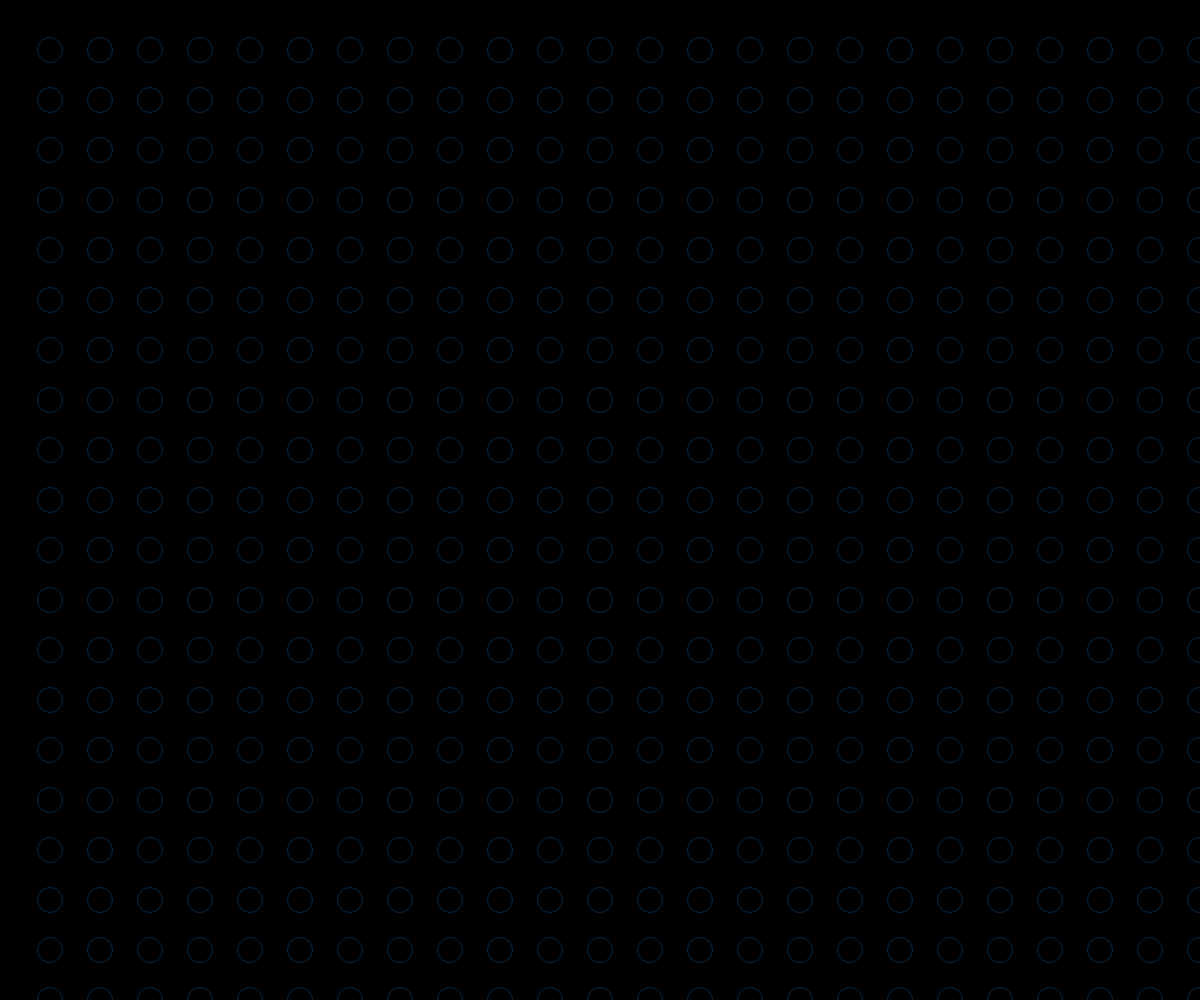
Frame 1 (no input)
Frame 60 (no input): identical to frame 1, image omitted
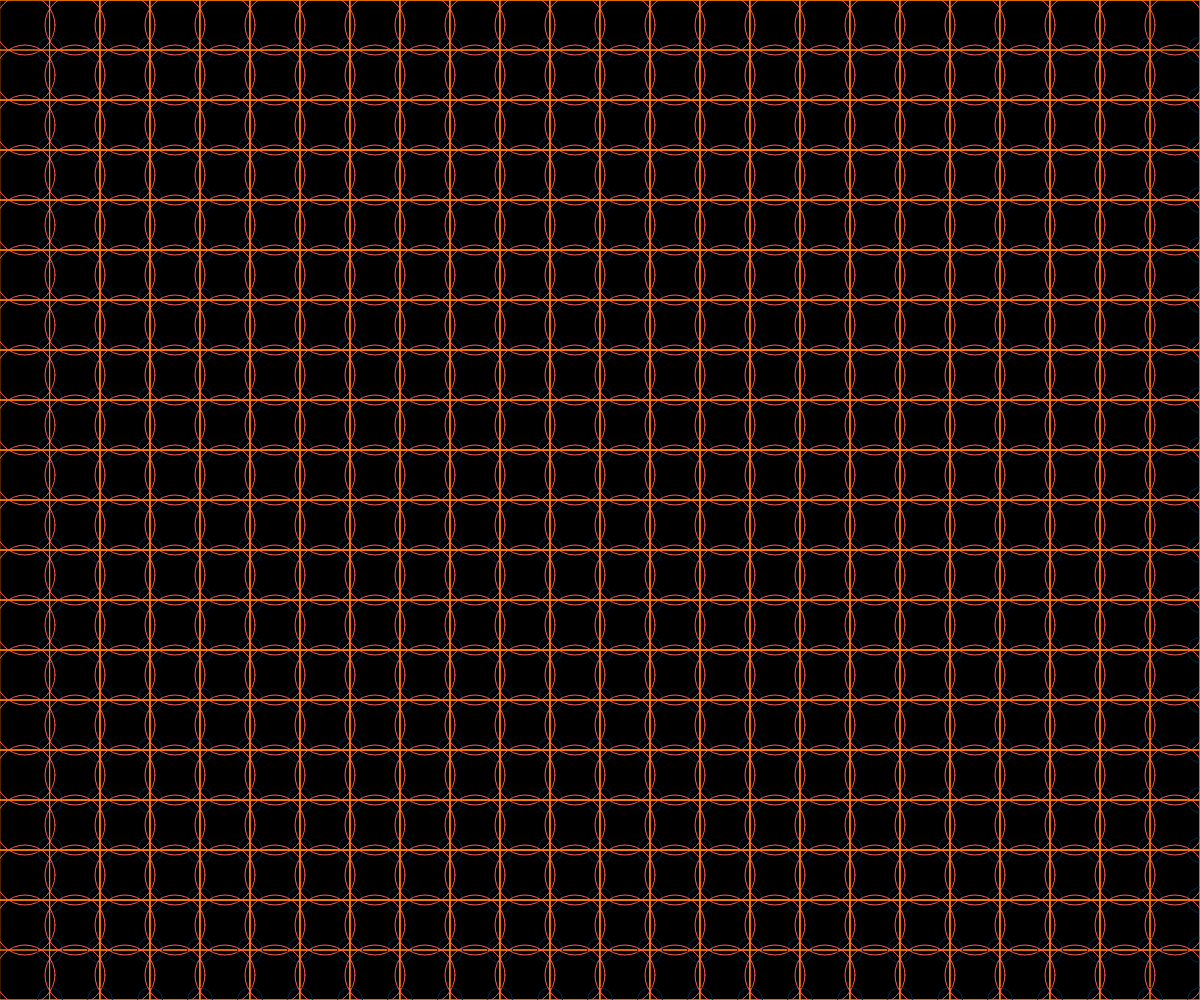
Frame 120 (the mouse pressed at the canvas centre since frame 60)

The p5.js sketch that drew these frames (run headless with seeded random() and noise() and a simulated clock; from frame 60 on, the mouse is pressed at the canvas centre):

// p5.js sketch
// ── sketch.js

function setup() {
  createCanvas(windowWidth, windowHeight);
  }
  
  function draw() {
  rectMode(CENTER)//設定方塊座標點以中心點為座標
  background(0);//背景顏色為黑色
  noFill()//不充滿顏色
  stroke(255)//框線為白色
  var w= mouseX/10
  
  for(var j=0;j<height/50;j++)
  {
  for(var i=0;i<width/50;i++)
  {
  stroke("#ff595e")
  ellipse(25+50*i,25+50*j,mouseX/10)//座標(25,25)畫一個直徑50的圓
  stroke("#ff7b00")
  rect(25+50*i,25+50*j,mouseX/4)
  stroke("#012a4a")
  ellipse(50+50*i,50+50*j,25)//右下角的小圓
  }
  }
}
